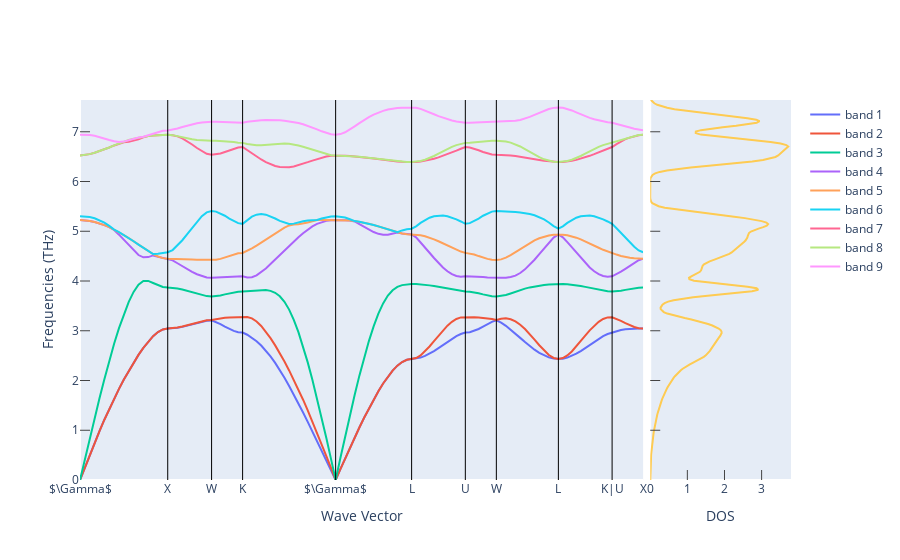

Notebook cell for this chart:
### Code cell
fig_ph_bs_and_dos = get_plot_bs_and_dos(ph_bs, ph_dos)
fig_ph_bs_and_dos.update_yaxes(rangemode="tozero")
fig_ph_bs_and_dos.show()

### Figure 1 — Plotly figure (JSON) as saved in the notebook; plotly's stock layout.template omitted (floating-point values rounded to 4 significant figures; data arrays with more than 128 entries replaced by an {"elided": "..."} marker saying what was removed)
{"data": [{"mode": "lines", "name": "band 1", "type": "scatter", "x": {"elided": "131 float values"}, "xaxis": "x", "y": {"elided": "131 float values"}, "yaxis": "y"}, {"mode": "lines", "name": "band 2", "type": "scatter", "x": {"elided": "131 float values"}, "xaxis": "x", "y": {"elided": "131 float values"}, "yaxis": "y"}, {"mode": "lines", "name": "band 3", "type": "scatter", "x": {"elided": "131 float values"}, "xaxis": "x", "y": {"elided": "131 float values"}, "yaxis": "y"}, {"mode": "lines", "name": "band 4", "type": "scatter", "x": {"elided": "131 float values"}, "xaxis": "x", "y": {"elided": "131 float values"}, "yaxis": "y"}, {"mode": "lines", "name": "band 5", "type": "scatter", "x": {"elided": "131 float values"}, "xaxis": "x", "y": {"elided": "131 float values"}, "yaxis": "y"}, {"mode": "lines", "name": "band 6", "type": "scatter", "x": {"elided": "131 float values"}, "xaxis": "x", "y": {"elided": "131 float values"}, "yaxis": "y"}, {"mode": "lines", "name": "band 7", "type": "scatter", "x": {"elided": "131 float values"}, "xaxis": "x", "y": {"elided": "131 float values"}, "yaxis": "y"}, {"mode": "lines", "name": "band 8", "type": "scatter", "x": {"elided": "131 float values"}, "xaxis": "x", "y": {"elided": "131 float values"}, "yaxis": "y"}, {"mode": "lines", "name": "band 9", "type": "scatter", "x": {"elided": "131 float values"}, "xaxis": "x", "y": {"elided": "131 float values"}, "yaxis": "y"}, {"mode": "lines", "showlegend": false, "type": "scatter", "x": {"elided": "306 float values"}, "xaxis": "x2", "y": {"elided": "306 float values"}, "yaxis": "y2"}], "layout": {"shapes": [{"line": {"color": "black", "width": 1}, "type": "line", "x0": 0.9983, "x1": 0.9983, "xref": "x", "y0": 0, "y1": 1, "yref": "y domain"}, {"line": {"color": "black", "width": 1}, "type": "line", "x0": 1.497, "x1": 1.497, "xref": "x", "y0": 0, "y1": 1, "yref": "y domain"}, {"line": {"color": "black", "width": 1}, "type": "line", "x0": 1.85, "x1": 1.85, "xref": "x", "y0": 0, "y1": 1, "yref": "y domain"}, {"line": {"color": "black", "width": 1}, "type": "line", "x0": 2.909, "x1": 2.909, "xref": "x", "y0": 0, "y1": 1, "yref": "y domain"}, {"line": {"color": "black", "width": 1}, "type": "line", "x0": 3.774, "x1": 3.774, "xref": "x", "y0": 0, "y1": 1, "yref": "y domain"}, {"line": {"color": "black", "width": 1}, "type": "line", "x0": 4.385, "x1": 4.385, "xref": "x", "y0": 0, "y1": 1, "yref": "y domain"}, {"line": {"color": "black", "width": 1}, "type": "line", "x0": 4.738, "x1": 4.738, "xref": "x", "y0": 0, "y1": 1, "yref": "y domain"}, {"line": {"color": "black", "width": 1}, "type": "line", "x0": 5.444, "x1": 5.444, "xref": "x", "y0": 0, "y1": 1, "yref": "y domain"}, {"line": {"color": "black", "width": 1}, "type": "line", "x0": 6.055, "x1": 6.055, "xref": "x", "y0": 0, "y1": 1, "yref": "y domain"}], "xaxis": {"anchor": "y", "domain": [0, 0.792], "mirror": true, "showgrid": false, "ticklen": 0, "ticks": "inside", "ticktext": ["$\\Gamma$", "X", "W", "K", "$\\Gamma$", "L", "U", "W", "L", "K|U", "X"], "tickvals": [0, 0.9983, 1.497, 1.85, 2.909, 3.774, 4.385, 4.738, 5.444, 6.055, 6.408], "title": {"text": "Wave Vector"}}, "xaxis2": {"anchor": "y2", "domain": [0.802, 1], "mirror": true, "range": [0, 3.791], "showgrid": false, "ticklen": 10, "ticks": "inside", "title": {"text": "DOS"}}, "yaxis": {"anchor": "x", "domain": [0, 1], "mirror": true, "range": [0, 7.639], "rangemode": "tozero", "showgrid": false, "ticklen": 10, "ticks": "inside", "title": {"text": "Frequencies (THz)"}}, "yaxis2": {"anchor": "x2", "domain": [0, 1], "matches": "y", "mirror": true, "rangemode": "tozero", "showgrid": false, "showticklabels": false, "ticklen": 10, "ticks": "inside"}}}
